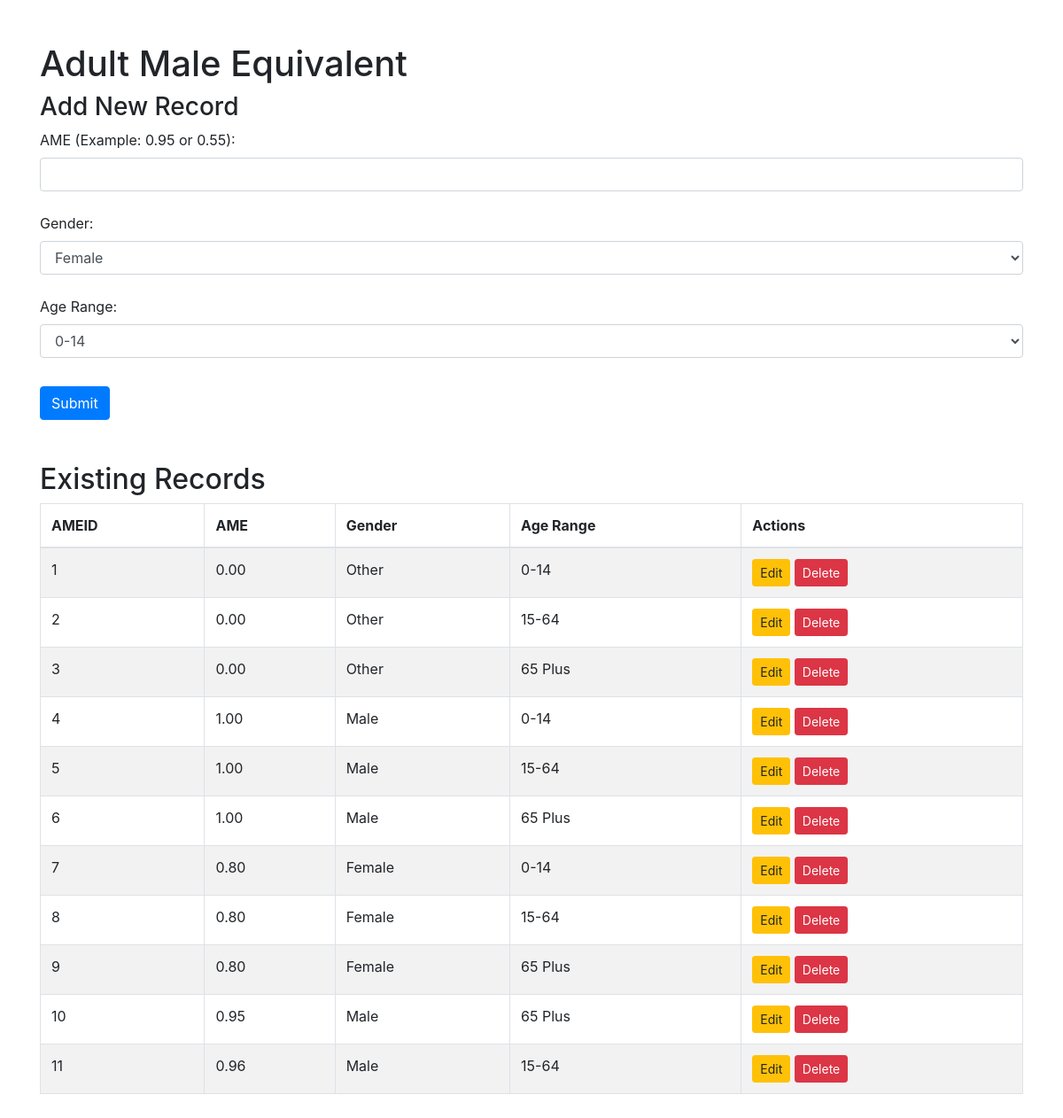
Screenshot of /input_tables/input_adult_male_equivalent.php with the database file from the repository.
### tables this page shows
CREATE TABLE `adultmaleequivalent` (
  `AMEID` int(11) NOT NULL,
  `AME` decimal(10,2) NOT NULL,
  `GenderID` int(11) NOT NULL,
  `AgeID` int(11) NOT NULL
);

CREATE TABLE `gender` (
  `GenderID` int(11) NOT NULL,
  `GenderName` varchar(50) NOT NULL
);

CREATE TABLE `age` (
  `AgeID` int(11) NOT NULL,
  `AgeRange` varchar(50) NOT NULL
);

### input_tables/input_adult_male_equivalent.php (the view, shortened to what this page needs)
<?php
include('../db_connect.php');
function fetchOptions($conn, $table, $idField, $nameField) {
    $options = [];
    $result = $conn->query("SELECT $idField, $nameField FROM $table ORDER BY $nameField");
    while ($row = $result->fetch_assoc()) {
        $options[] = $row;
    }
    return $options;
}
$genders = fetchOptions($conn, 'gender', 'GenderID', 'GenderName');
$ages = fetchOptions($conn, 'age', 'AgeID', 'AgeRange');
$ames = $conn->query("
    SELECT ame.*,
           g.GenderName,
           a.AgeRange
    FROM adultmaleequivalent ame
    LEFT JOIN gender g ON ame.GenderID = g.GenderID
    LEFT JOIN age a ON ame.AgeID = a.AgeID
");
?>
<!DOCTYPE html>
<html>
<head>
    <link href="https://cdnjs.cloudflare.com/ajax/libs/bootstrap/4.6.2/css/bootstrap.min.css" rel="stylesheet">
</head>
<body>
<div class="container mt-5">
    <h1>Adult Male Equivalent</h1>
    <h3>Add New Record</h3>
    <form method="post" action="input_adult_male_equivalent.php" class="mb-4">
        <label for="AME">AME (Example: 0.95 or 0.55): </label>
        <input type="text" name="AME" id="AME" class="form-control"><br>
        <label for="GenderID">Gender:</label>
        <select name="GenderID" id="GenderID" class="form-control">
            <?php foreach ($genders as $g): ?>
                <option value="<?= $g['GenderID'] ?>"><?= $g['GenderName'] ?></option>
            <?php endforeach; ?>
        </select><br>
        <label for="AgeID">Age Range:</label>
        <select name="AgeID" id="AgeID" class="form-control">
            <?php foreach ($ages as $a): ?>
                <option value="<?= $a['AgeID'] ?>"><?= $a['AgeRange'] ?></option>
            <?php endforeach; ?>
        </select><br>
        <button type="submit" class="btn btn-primary mt-2">Submit</button>
    </form>
    <h2>Existing Records</h2>
    <table class="table table-bordered table-striped">
        <thead>
        <tr>
            <th>AMEID</th>
            <th>AME</th>
            <th>Gender</th>
            <th>Age Range</th>
            <th>Actions</th>
        </tr>
        </thead>
        <tbody>
        <?php while ($row = $ames->fetch_assoc()): ?>
            <tr>
                <td><?= $row['AMEID'] ?></td>
                <td><?= $row['AME'] ?></td>
                <td><?= $row['GenderName'] ?></td>
                <td><?= $row['AgeRange'] ?></td>
                <td>
                    <a href="?action=edit&id=<?= $row['AMEID'] ?>" class="btn btn-warning btn-sm">Edit</a>
                    <a href="?action=delete&id=<?= $row['AMEID'] ?>" class="btn btn-danger btn-sm"
                       onclick="return confirm('Delete this record?');">Delete</a>
                </td>
            </tr>
        <?php endwhile; ?>
        </tbody>
    </table>
</div>
</body>
</html>

### rows the page displays
adultmaleequivalent: AMEID "1", AME "0.00", GenderID.GenderName "Other", AgeID.AgeRange "0-14"
adultmaleequivalent: AMEID "2", AME "0.00", GenderID.GenderName "Other", AgeID.AgeRange "15-64"
adultmaleequivalent: AMEID "3", AME "0.00", GenderID.GenderName "Other", AgeID.AgeRange "65 Plus"
adultmaleequivalent: AMEID "4", AME "1.00", GenderID.GenderName "Male", AgeID.AgeRange "0-14"
adultmaleequivalent: AMEID "5", AME "1.00", GenderID.GenderName "Male", AgeID.AgeRange "15-64"
adultmaleequivalent: AMEID "6", AME "1.00", GenderID.GenderName "Male", AgeID.AgeRange "65 Plus"
adultmaleequivalent: AMEID "7", AME "0.80", GenderID.GenderName "Female", AgeID.AgeRange "0-14"
adultmaleequivalent: AMEID "8", AME "0.80", GenderID.GenderName "Female", AgeID.AgeRange "15-64"
adultmaleequivalent: AMEID "9", AME "0.80", GenderID.GenderName "Female", AgeID.AgeRange "65 Plus"
adultmaleequivalent: AMEID "10", AME "0.95", GenderID.GenderName "Male", AgeID.AgeRange "65 Plus"
adultmaleequivalent: AMEID "11", AME "0.96", GenderID.GenderName "Male", AgeID.AgeRange "15-64"

### other values shown
form field GenderID "Female"
form field AgeID "0-14"
